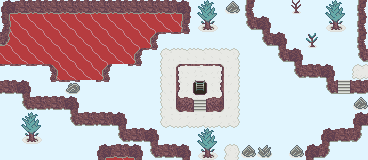

A level layout from a 2D game, rendered from its tile map. Below: a short description, then the map file with tile-grid data replaced by summaries:
An orthogonal 23x10 tile map with 16x16 px tiles, 2 tile layers (Tile Layer 1, Tile Layer 2), 6 tilesets and 11 objects (4x Door, Solid, Modifier).

<map version="1.9" tiledversion="1.9.0" orientation="orthogonal" renderorder="right-down" width="23" height="10" tilewidth="16" tileheight="16" infinite="0" backgroundcolor="#e1f5fe" nextlayerid="11" nextobjectid="65">
 <properties>
  <property name="action">(if (! (== (last-place) "71"))
  (map-name "Route 9"))</property>
  <property name="map-name" value="Route 8" />
  <property name="milla" value="(dialog '((&quot;/milla&quot; &quot;How many meters above sea level are we?&quot;)))" />
  <property name="music" value="route-3" />
 </properties>
 <tileset firstgid="1" source="../tilesets/outdoor-1.tsx" />
 <tileset firstgid="129" source="../tilesets/monsters.tsx" />
 <tileset firstgid="204" source="../tilesets/npc_common.tsx" />
 <tileset firstgid="256" source="../tilesets/outdoor-2.tsx" />
 <tileset firstgid="416" source="../tilesets/outdoor-3.tsx" />
 <tileset firstgid="544" source="../tilesets/basic.tsx" />
 <layer id="1" name="Tile Layer 1" width="23" height="10">
  <data>[230 cells, 131 non-empty, 41 distinct tile ids]</data>
 </layer>
 <objectgroup id="9" name="npc" />
 <layer id="6" name="Tile Layer 2" width="23" height="10">
  <data>[230 cells, 37 non-empty, 15 distinct tile ids]</data>
 </layer>
 <objectgroup id="8" name="items">
  <object id="57" gid="471" x="336" y="64" width="16" height="16">
   <properties>
    <property name="action" value="(dialog '((&quot;/_3&quot; &quot;Flamecot City&quot;)))" />
   </properties>
  </object>
  <object id="60" gid="556" x="224" y="144" width="16" height="16">
   <properties>
    <property name="healthPointsDelta" type="int" value="70" />
   </properties>
  </object>
  <object id="62" gid="497" x="80" y="96" width="16" height="16">
   <properties>
    <property name="action" value="(dialog '((&quot;There is lava here.&quot;)))" />
   </properties>
  </object>
  <object id="63" gid="497" x="112" y="80" width="16" height="16">
   <properties>
    <property name="action" value="(dialog '((&quot;There is lava here.&quot;)))" />
   </properties>
  </object>
  <object id="64" gid="497" x="160" y="48" width="16" height="16">
   <properties>
    <property name="action" value="(dialog '((&quot;There is lava here.&quot;)))" />
   </properties>
  </object>
 </objectgroup>
 <objectgroup id="10" name="spawn points">
  <object id="54" class="Door" x="192" y="96" width="16" height="16">
   <properties>
    <property name="roomId" value="t3_01" />
   </properties>
  </object>
  <object id="55" class="Door" x="352" y="64" width="16" height="16">
   <properties>
    <property name="orientation" type="int" value="3" />
    <property name="roomId" value="69" />
   </properties>
  </object>
  <object id="56" class="Door" x="224" y="144" width="16" height="16">
   <properties>
    <property name="mainDoor" type="bool" value="true" />
    <property name="orientation" type="int" value="1" />
    <property name="roomId" value="71/1" />
   </properties>
  </object>
  <object id="58" class="Solid" x="336" y="64" width="16" height="16">
   <properties>
    <property name="actionOnCollision">(if (!get "t3_04-nosignet")
  (dialog '(("/" "I have to take the signet."))))</property>
    <property name="actionOnEvent">(if (get "t3_04-nosignet")
  (delete-me))</property>
   </properties>
  </object>
  <object id="59" class="Door" x="272" y="144" width="16" height="16">
   <properties>
    <property name="orientation" type="int" value="1" />
    <property name="roomId" value="71/2" />
   </properties>
  </object>
  <object id="61" class="Modifier" gid="562" x="80" y="112" width="16" height="16">
   <properties>
    <property name="moneyDelta" type="int" value="50" />
   </properties>
  </object>
 </objectgroup>
</map>
